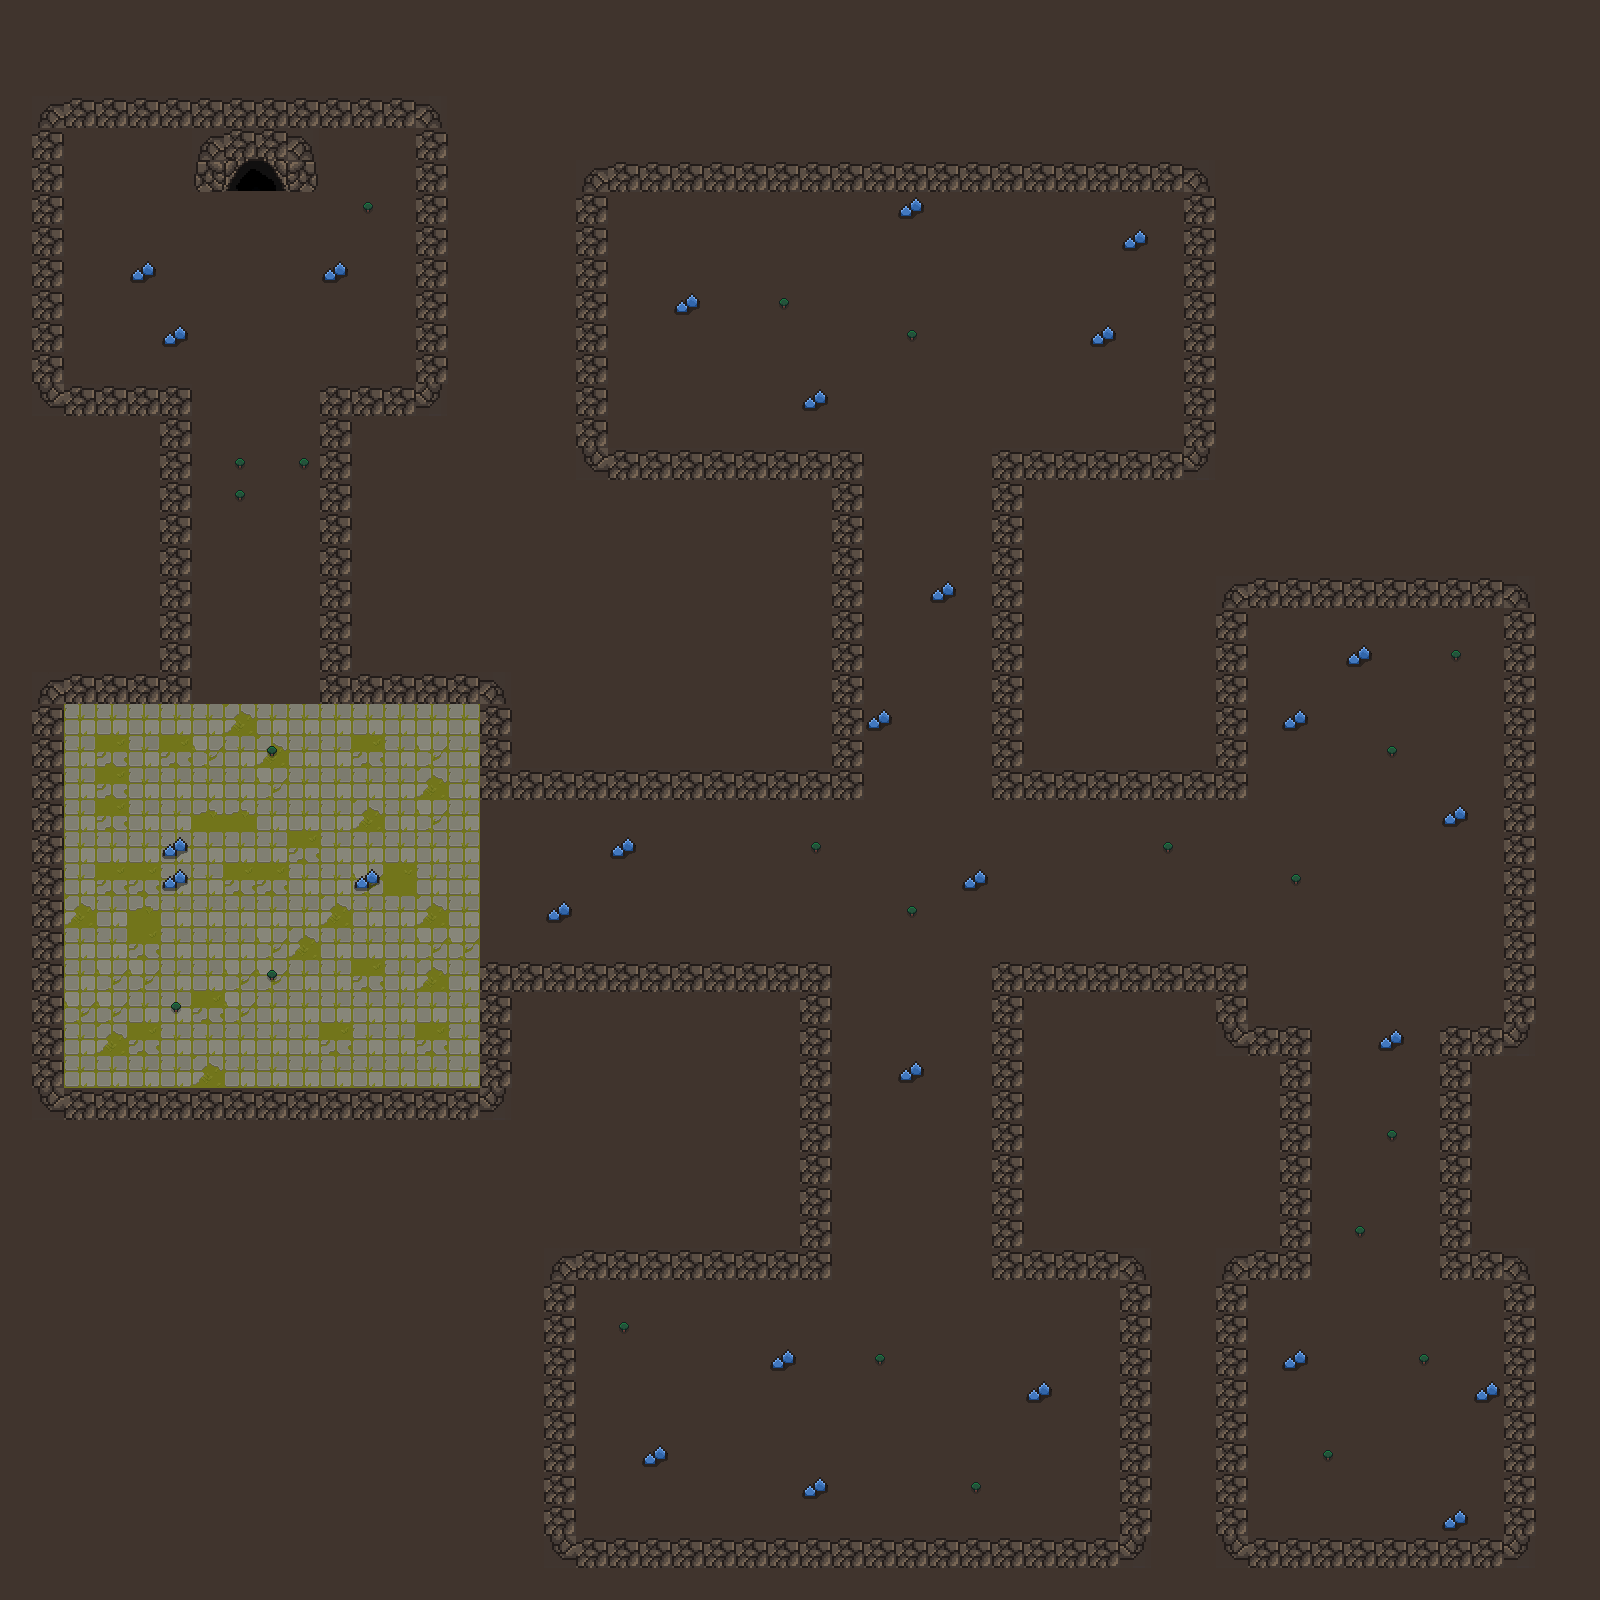

A level layout from a 2D game, rendered from its tile map. Below: a short description, then the map file with tile-grid data replaced by summaries:
An orthogonal 50x50 tile map with 32x32 px tiles, 3 tile layers (Floor, Walls, Decoration), 2 tilesets.

<map version="1.10" tiledversion="1.10.2" orientation="orthogonal" renderorder="right-down" width="50" height="50" tilewidth="32" tileheight="32" infinite="0" nextlayerid="4" nextobjectid="1">
 <editorsettings>
  <export target="level1.tmx" format="tmx" />
 </editorsettings>
 <tileset firstgid="1" source="CaveTiles.tsx" />
 <tileset firstgid="36" source="TX Tileset Grass.tsx" />
 <layer id="1" name="Floor" width="50" height="50">
  <data>[2500 cells, 2500 non-empty, 7 distinct tile ids]</data>
 </layer>
 <layer id="2" name="Walls" width="50" height="50">
  <data>[2500 cells, 358 non-empty, 11 distinct tile ids]</data>
 </layer>
 <layer id="3" name="Decoration" width="50" height="50">
  <data>[2500 cells, 50 non-empty, 2 distinct tile ids]</data>
 </layer>
</map>
